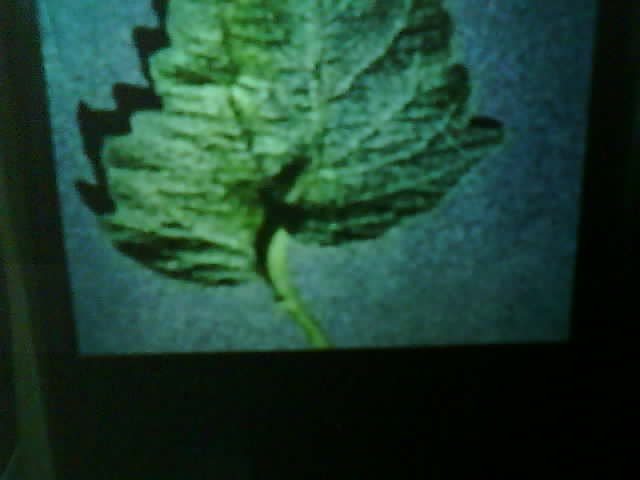
#> input picture Google Collab Script/Copy of Copy of 20251005-005612(5)_optimized.jpg, 640 x 480 px
$ python -i diagnose_image_problem.py   (imports and definitions only)
#> lines starting #> are read from the running program, lines starting #| are printed output that depends on the picture
import cv2
import numpy as np
import os
import time
from PIL import Image
import matplotlib.pyplot as plt

def diagnose_image_issues(image_path):
    """
    Comprehensive diagnosis of image processing issues
    """
    print(f"🔍 DIAGNOSING IMAGE: {os.path.basename(image_path)}")
    print("=" * 60)

    if not os.path.exists(image_path):
        print(f"❌ ERROR: File does not exist!")
        return

    # 1. File size check
    file_size = os.path.getsize(image_path)
    file_size_mb = file_size / (1024 * 1024)
    print(f"📁 File size: {file_size:,} bytes ({file_size_mb:.2f} MB)")

    if file_size_mb > 10:
        print("⚠️  WARNING: Very large file! This will slow down processing.")
    elif file_size_mb > 5:
        print("⚠️  WARNING: Large file detected.")

    # 2. Try reading with OpenCV
    print(f"\n📖 Testing OpenCV imread...")
    start_time = time.time()
    try:
        img_cv = cv2.imread(image_path)
#> img_cv is the input picture: shape (480, 640, 3); mean B, G, R 48.6, 64, 29.7
        cv_time = time.time() - start_time

        if img_cv is None:
            print("❌ ERROR: OpenCV cannot read this image!")
            print("   Possible causes:")
            print("   - Corrupted file")
            print("   - Unsupported format")
            print("   - File path contains special characters")
            return
        else:
            height, width, channels = img_cv.shape
#> height = 480; width = 640; channels = 3
            print(f"✅ OpenCV read successful ({cv_time:.3f}s)")
            print(f"   Dimensions: {width}x{height}x{channels}")
#|    Dimensions: 640x480x3
            print(f"   Data type: {img_cv.dtype}")
#|    Data type: uint8

            # Check for unusual dimensions
            total_pixels = width * height
#> total_pixels = 307200
            if total_pixels > 10_000_000:  # > 10MP
                print(f"⚠️  WARNING: Very high resolution ({total_pixels:,} pixels)")
                print("   This will significantly slow down processing!")
            elif total_pixels > 5_000_000:  # > 5MP
                print(f"⚠️  WARNING: High resolution ({total_pixels:,} pixels)")

    except Exception as e:
        print(f"❌ OpenCV ERROR: {e}")
        return

    # 3. Try reading with PIL
    print(f"\n🖼️  Testing PIL/Pillow...")
    start_time = time.time()
    try:
        img_pil = Image.open(image_path)
        pil_time = time.time() - start_time
        print(f"✅ PIL read successful ({pil_time:.3f}s)")
        print(f"   Format: {img_pil.format}")
#|    Format: JPEG
        print(f"   Mode: {img_pil.mode}")
#|    Mode: RGB
        print(f"   Size: {img_pil.size}")
#|    Size: (640, 480)

        # Check for unusual formats
        if img_pil.mode not in ['RGB', 'L', 'RGBA']:
            print(f"⚠️  WARNING: Unusual color mode '{img_pil.mode}'")

        if img_pil.format not in ['JPEG', 'PNG', 'BMP']:
            print(f"⚠️  WARNING: Unusual format '{img_pil.format}'")

    except Exception as e:
        print(f"❌ PIL ERROR: {e}")

    # 4. Test preprocessing steps individually
    print(f"\n⚙️  Testing preprocessing steps...")

    try:
        # Step 1: Color conversion
        start_time = time.time()
        img_rgb = cv2.cvtColor(img_cv, cv2.COLOR_BGR2RGB)
        conv_time = time.time() - start_time
        print(f"   BGR→RGB conversion: {conv_time:.3f}s")

        # Step 2: Resize
        start_time = time.time()
        img_resized = cv2.resize(img_rgb, (96, 96), interpolation=cv2.INTER_AREA)
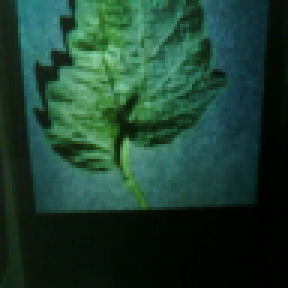
#> img_resized: shape (96, 96, 3) (shown 3 times larger); mean R, G, B 29.7, 64, 48.6
        resize_time = time.time() - start_time
        print(f"   Resize to 96x96: {resize_time:.3f}s")

        if resize_time > 0.1:
            print("   ⚠️  Resize is unusually slow!")

        # Step 3: CLAHE preprocessing
        start_time = time.time()
        lab = cv2.cvtColor(img_resized, cv2.COLOR_RGB2LAB)
#> lab: shape (96, 96, 3); mean of channels 0, 1, 2 60.5, 113.1, 133
        l, a, b = cv2.split(lab)
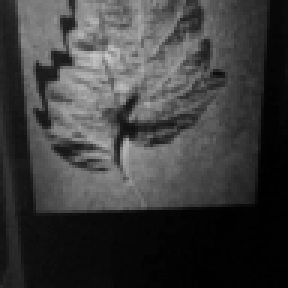
#> l: shape (96, 96) (shown 3 times larger); min 1, max 202, mean 60.5
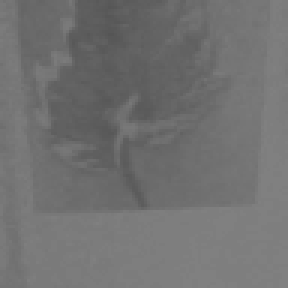
#> a: shape (96, 96) (shown 3 times larger); min 85, max 128, mean 113.1
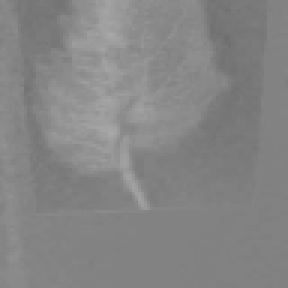
#> b: shape (96, 96) (shown 3 times larger); min 110, max 168, mean 133
        clahe = cv2.createCLAHE(clipLimit=3.0, tileGridSize=(8,8))
        cl = clahe.apply(l)
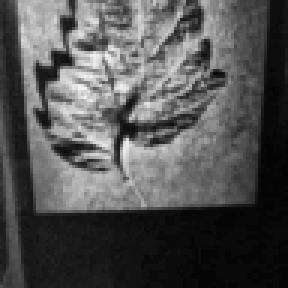
#> cl: shape (96, 96) (shown 3 times larger); min 4, max 247, mean 82.3
        enhanced = cv2.merge((cl, a, b))
#> enhanced: shape (96, 96, 3); mean of channels 0, 1, 2 82.3, 113.1, 133
        img_enhanced = cv2.cvtColor(enhanced, cv2.COLOR_LAB2RGB)
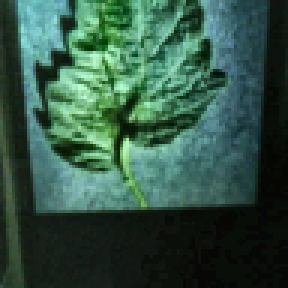
#> img_enhanced: shape (96, 96, 3) (shown 3 times larger); mean R, G, B 51.8, 85.8, 70.1
        clahe_time = time.time() - start_time
        print(f"   CLAHE enhancement: {clahe_time:.3f}s")

        # Step 4: Normalization
        start_time = time.time()
        img_normalized = img_enhanced.astype('float32') / 255.0
        norm_time = time.time() - start_time
        print(f"   Normalization: {norm_time:.3f}s")

        total_preprocess_time = conv_time + resize_time + clahe_time + norm_time
        print(f"   📊 Total preprocessing: {total_preprocess_time:.3f}s")

        if total_preprocess_time > 1.0:
            print("   🚨 PREPROCESSING IS SLOW!")

    except Exception as e:
        print(f"❌ Preprocessing ERROR: {e}")
        return

    # 5. Check for file corruption
    print(f"\n🔍 Checking for corruption...")
    try:
        # Try to access all pixel data
        pixel_sum = np.sum(img_cv)
#> pixel_sum = 43688894
        pixel_mean = np.mean(img_cv)
#> pixel_mean = 47.41
        print(f"   Pixel statistics: sum={pixel_sum:.0f}, mean={pixel_mean:.2f}")
#|    Pixel statistics: sum=43688894, mean=47.41

        # Check for unusual values
        if pixel_mean < 10 or pixel_mean > 245:
            print("   ⚠️  Unusual brightness detected")

        # Check for all black or all white
        if np.all(img_cv == 0):
            print("   ❌ Image is completely black!")
        elif np.all(img_cv == 255):
            print("   ❌ Image is completely white!")

    except Exception as e:
        print(f"   ❌ Corruption check failed: {e}")

    # 6. Visual inspection
    print(f"\n👁️  Creating visual inspection...")
    try:
        plt.figure(figsize=(15, 5))

        # Original image
        plt.subplot(1, 3, 1)
        plt.imshow(cv2.cvtColor(img_cv, cv2.COLOR_BGR2RGB))
        plt.title(f"Original\n{width}x{height}")
        plt.axis('off')

        # Resized image
        plt.subplot(1, 3, 2)
        plt.imshow(img_resized)
        plt.title("Resized 96x96")
        plt.axis('off')

        # Enhanced image
        plt.subplot(1, 3, 3)
        plt.imshow(img_enhanced)
        plt.title("CLAHE Enhanced")
        plt.axis('off')

        plt.tight_layout()
        plt.savefig("image_diagnosis.png", dpi=150, bbox_inches='tight')
        plt.show()
        print("   ✅ Visual inspection saved as 'image_diagnosis.png'")

    except Exception as e:
        print(f"   ❌ Visual inspection failed: {e}")

    # 7. Recommendations
    print(f"\n💡 RECOMMENDATIONS:")

    if file_size_mb > 5:
        print("   🔧 Consider resizing image before processing")
        print("   🔧 Use image compression to reduce file size")

    if total_preprocess_time > 0.5:
        print("   🔧 Use ultra-fast preprocessing mode (skip CLAHE)")
        print("   🔧 Resize image to smaller dimensions first")

    if 'Copy of Copy of' in image_path:
        print("   🔧 This appears to be a multiple-copy file")
        print("   🔧 Check if original file has better performance")

    print(f"\n✅ Diagnosis complete!")

# [42 lines left out: function create_optimized_version, not called in this run]

# [6 lines not run here, left out]

>>> result = diagnose_image_issues('Copy of Copy of 20251005-005612(5)_optimized.jpg')

$ run again, on 1.png
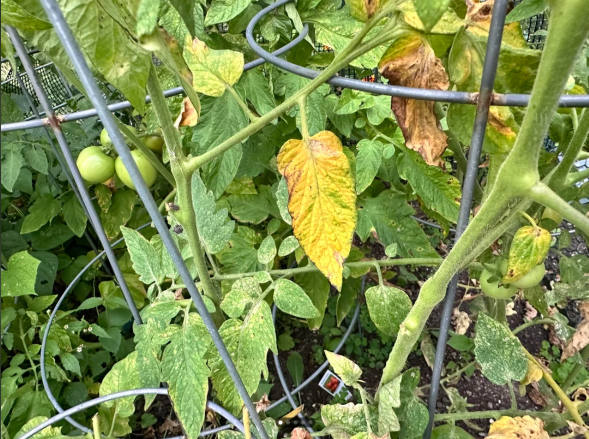
#> input picture 1.png, 1177 x 878 px (shown at 1/2 size)
#> in diagnose_image_issues, img_cv is the input picture: shape (878, 1177, 3); mean B, G, R 78.2, 140.6, 123.5
#|    Dimensions: 1177x878x3
#|    Data type: uint8
#|    Format: PNG
#|    Mode: RGBA
#|    Size: (1177, 878)
#> lab: shape (96, 96, 3); mean of channels 0, 1, 2 141.3, 111.9, 158.5
#> in diagnose_image_issues, `cl = clahe.apply(l)`:
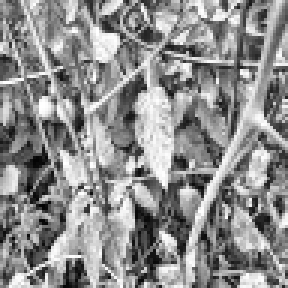
#> cl: shape (96, 96) (shown 3 times larger); min 3, max 255, mean 141.6
#> enhanced: shape (96, 96, 3); mean of channels 0, 1, 2 141.6, 111.9, 158.5
#> in diagnose_image_issues, `img_enhanced = cv2.cvtColor(enhanced, cv2.COLOR_LAB2RGB)`:
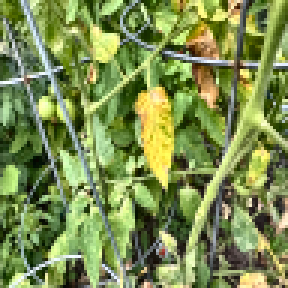
#> img_enhanced: shape (96, 96, 3) (shown 3 times larger); mean R, G, B 124.5, 142, 79.8
#> pixel_sum = 353754862
#> pixel_mean = 114.1
#|    Pixel statistics: sum=353754862, mean=114.11
